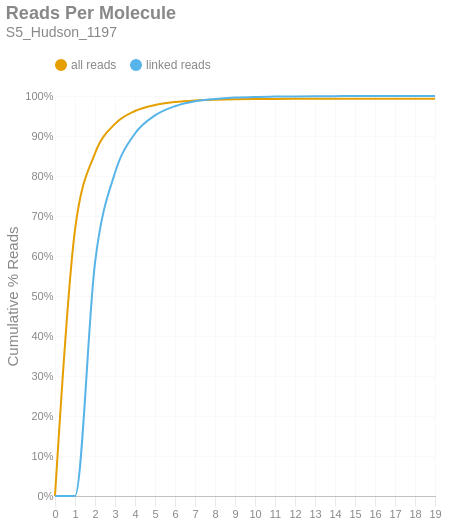

Notebook cell for this chart:
### Markdown cell above
### Reads per Molecule
This chart shows the cumulative distribution of the number of reads per linked molecule. That is, how many alignments are associated with a unique molecule. This excludes the number of reads associated with invalid or absent linked-read barcodes. The `linked` histogram is the percentages recalculated when disregarding singletons.

### Code cell
if SKIPLR:
    print_html(f"Skipped")
else:
    counts = np.bincount(valids['reads'].cast(pl.Int64).to_numpy())
    weighted = counts * np.arange(len(counts))
    all_perc = weighted / n_reads
    linked_perc = weighted / n_linked_reads
    linked_perc[1] = 0
    binned_df = pl.DataFrame({
        'readsper': list(range(len(counts))),
        'all reads (cumsum)': np.cumsum(all_perc).tolist(),
        'linked reads (cumsum)': np.cumsum(linked_perc).tolist(),
    })

    with SafeRender(binned_df):
        (
            density_plot(binned_df, 'Reads Per Molecule', samplename, 'readspmol')
            .encode(
                x=alt.X('readsper:O', title=None).axis(labelAngle=0).scale(padding=0),
                y=alt.Y('value:Q', title='Cumulative % Reads').axis(format='%').stack(False),
                color=alt.Color("key:N").scale(domain=["all reads", "linked reads"]),
                tooltip=[
                    alt.Tooltip("key:N", title="Data Type"),
                    alt.Tooltip("readsper:O", title="Reads Per Molecule"),
                    alt.Tooltip("value:Q", format=".2%", title="% Reads (Cum.)")
                ]            
            )
        ).display()

### Figure 1 — Vega-Lite specification as saved in the notebook (floating-point values rounded to 4 significant figures)
{"width": "container", "height": 400, "config": {"title": {"anchor": "start", "dy": -15, "fontSize": 18, "color": "#888888", "subtitleColor": "#888888", "subtitleFontSize": 14}, "arc": {"fill": "#0072B2"}, "axis": {"domainColor": "#888888", "domainWidth": 0.5, "gridWidth": 0.2, "grid": false, "titleFontWeight": 400, "titleFontSize": 15, "labelFontSize": 11, "labelColor": "#888888", "tickColor": "#888888", "tickWidth": 0.2, "titleColor": "#888888"}, "axisBand": {"grid": false}, "axisX": {"grid": true, "tickSize": 10, "domainCap": "round"}, "axisY": {"domain": false, "grid": true, "tickSize": 0, "domainCap": "round"}, "background": "transparent", "header": {"labelFontSize": 15, "labelColor": "#888888", "titleFontSize": 15, "titleFontWeight": 600, "titleColor": "#888888"}, "legend": {"labelFont": "sans-serif", "labelFontSize": 12, "labelColor": "#888888", "symbolSize": 100, "symbolType": "circle", "titleFontSize": 12, "titlePadding": 10, "titleColor": "#888888", "title": null, "orient": "top"}, "range": {"category": ["#E69F00", "#56B4E9", "#009E73", "#F0E442", "#0072B2", "#D55E00", "#CC79A7", "#000000"], "diverging": ["#cfe8f3", "#a2d4ec", "#73bfe2", "#46abdb", "#1696d2", "#12719e"]}, "area": {"fill": "#0072B2", "fillOpacity": 0.7, "line": true, "strokeOpacity": 0.7}, "line": {"color": "#0072B2", "stroke": "#0072B2", "strokeWidth": 2}, "trail": {"color": "#0072B2", "stroke": "#0072B2", "strokeWidth": 0, "size": 1}, "point": {"filled": true, "fillOpacity": 1.0, "size": 95}, "text": {"color": "#888888", "fontSize": 11, "align": "right", "fontWeight": 400, "size": 11}, "bar": {"fill": "#0072B2", "stroke": null}, "view": {"stroke": null, "continuousWidth": 660, "continuousHeight": 400}}, "data": {"name": "data-57de6930a949497500d80c1b20f242bd"}, "mark": {"type": "line", "interpolate": "monotone", "point": {"opacity": 0, "size": 275}}, "encoding": {"color": {"field": "key", "scale": {"domain": ["all reads", "linked reads"]}, "type": "nominal"}, "tooltip": [{"field": "key", "title": "Data Type", "type": "nominal"}, {"field": "readsper", "title": "Reads Per Molecule", "type": "ordinal"}, {"field": "value", "format": ".2%", "title": "% Reads (Cum.)", "type": "quantitative"}], "x": {"axis": {"labelAngle": 0}, "field": "readsper", "scale": {"padding": 0}, "title": null, "type": "ordinal"}, "y": {"axis": {"format": "%"}, "field": "value", "stack": false, "title": "Cumulative % Reads", "type": "quantitative"}}, "params": [{"name": "param_c36ac31b6afebe62", "select": {"type": "point", "fields": ["key"]}, "bind": "legend"}], "title": {"text": "Reads Per Molecule", "subtitle": "S5_Hudson_1197"}, "transform": [{"fold": ["all reads (cumsum)", "linked reads (cumsum)"]}, {"calculate": "replace(datum.key, ' (cumsum)', '')", "as": "key"}, {"filter": {"param": "param_c36ac31b6afebe62"}}], "usermeta": {"embedOptions": {"downloadFileName": "S5_Hudson_1197.readspmol"}}, "$schema": "https://vega.github.io/schema/vega-lite/v6.1.0.json", "datasets": {"data-57de6930a949497500d80c1b20f242bd": [{"readsper": 0, "all reads (cumsum)": 0.0, "linked reads (cumsum)": 0.0}, {"readsper": 1, "all reads (cumsum)": 0.6655, "linked reads (cumsum)": 0.0}, {"readsper": 2, "all reads (cumsum)": 0.8564, "linked reads (cumsum)": 0.5826}, {"readsper": 3, "all reads (cumsum)": 0.9303, "linked reads (cumsum)": 0.8081}, {"readsper": 4, "all reads (cumsum)": 0.9625, "linked reads (cumsum)": 0.9063}, {"readsper": 5, "all reads (cumsum)": 0.9773, "linked reads (cumsum)": 0.9515}, {"readsper": 6, "all reads (cumsum)": 0.9849, "linked reads (cumsum)": 0.9745}, {"readsper": 7, "all reads (cumsum)": 0.9889, "linked reads (cumsum)": 0.9868}, {"readsper": 8, "all reads (cumsum)": 0.9908, "linked reads (cumsum)": 0.9926}, {"readsper": 9, "all reads (cumsum)": 0.9919, "linked reads (cumsum)": 0.996}, {"readsper": 10, "all reads (cumsum)": 0.9925, "linked reads (cumsum)": 0.9978}, {"readsper": 11, "all reads (cumsum)": 0.9927, "linked reads (cumsum)": 0.9985}, {"readsper": 12, "all reads (cumsum)": 0.9929, "linked reads (cumsum)": 0.999}, {"readsper": 13, "all reads (cumsum)": 0.993, "linked reads (cumsum)": 0.9994}, {"readsper": 14, "all reads (cumsum)": 0.9931, "linked reads (cumsum)": 0.9996}, {"readsper": 15, "all reads (cumsum)": 0.9932, "linked reads (cumsum)": 0.9998}, {"readsper": 16, "all reads (cumsum)": 0.9932, "linked reads (cumsum)": 0.9999}, {"readsper": 17, "all reads (cumsum)": 0.9932, "linked reads (cumsum)": 0.9999}, {"readsper": 18, "all reads (cumsum)": 0.9932, "linked reads (cumsum)": 0.9999}, {"readsper": 19, "all reads (cumsum)": 0.9932, "linked reads (cumsum)": 1.0}]}}
